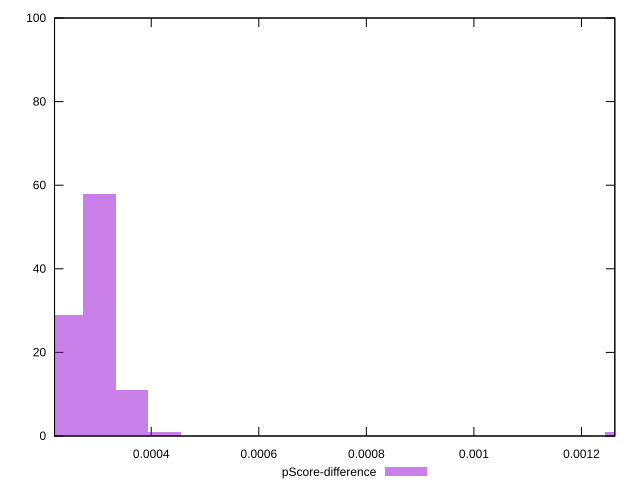

Reproduce this figure in gnuplot.
reset

$pScoreDifference <<EOF
0.0012737773091181215 1
0.00024262424935583268 29
0.00030328031169479086 58
0.000363936374033749 11
0.0004245924363727072 1
EOF

set key outside below
set boxwidth 0.00006065606233895817
set xrange [0.00022018954617120112:0.0012620236220579617]
set yrange [0:100]
set trange [0:100]
set style fill transparent solid 0.5 noborder
set terminal svg size 640, 490 enhanced background rgb 'white'
set output "report_00023_2021-02-20T12:14:57.249Z/largest-contentful-paint/samples/pages+cached/pScore-difference/histogram.svg"

plot $pScoreDifference title "pScore-difference" with boxes

reset
